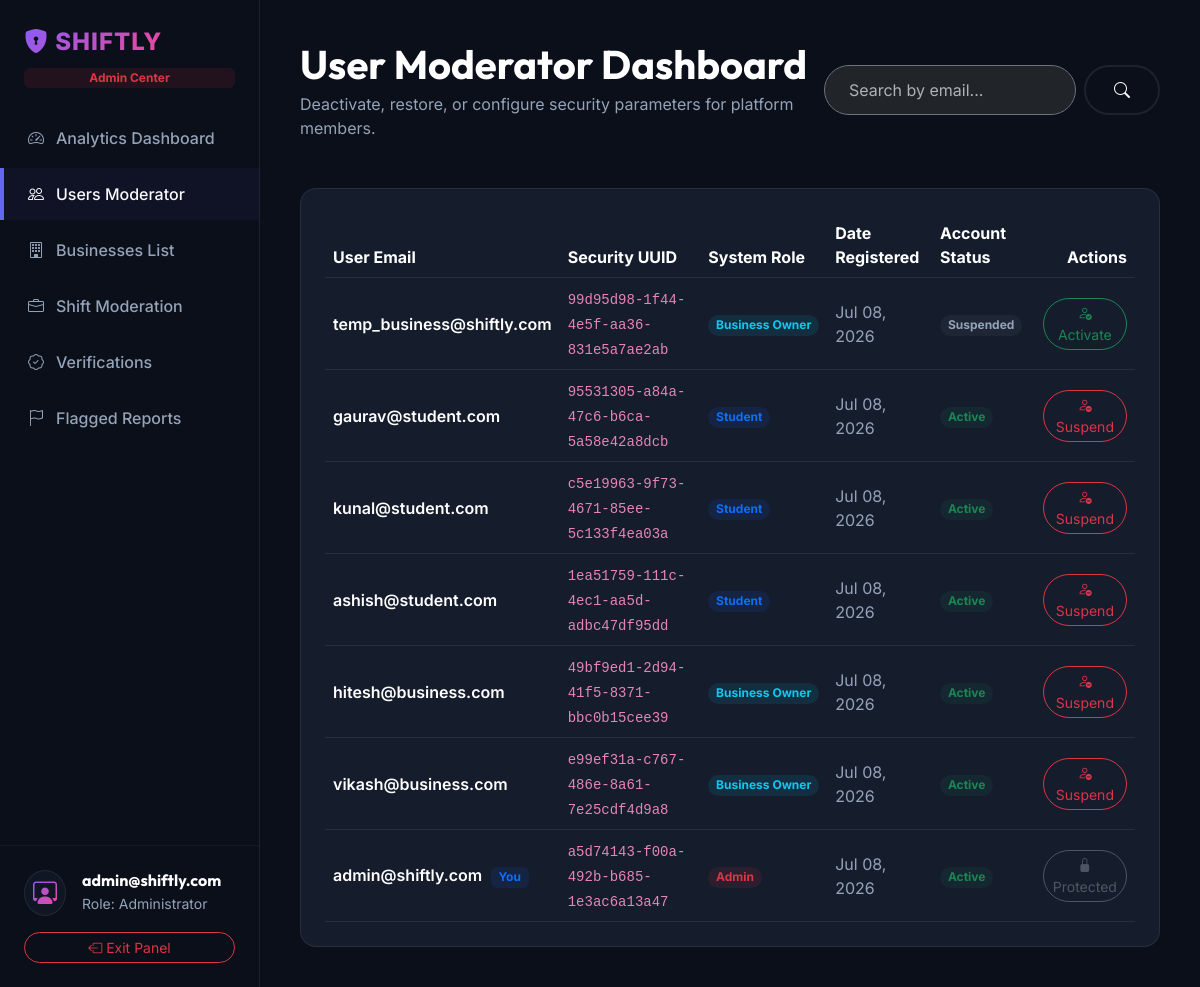
The page /api/v1/adminpanel/users/ (signed in) on the database its author committed.
### accounts/models.py (models this page shows, shortened)
class User(AbstractUser):
    class Role(models.TextChoices):
        STUDENT = 'student', _('Student')
        BUSINESS = 'business', _('Business Owner')
        ADMIN = 'admin', _('Admin')
    class AccountStatus(models.TextChoices):
        PENDING = 'pending', _('Pending Approval')
        APPROVED = 'approved', _('Approved')
        REJECTED = 'rejected', _('Rejected')
        SUSPENDED = 'suspended', _('Suspended')
    username = None
    email = models.EmailField(_('email address'), unique=True)
    role = models.CharField(max_length=20, choices=Role.choices, default=Role.STUDENT)
    status = models.CharField(max_length=20, choices=AccountStatus.choices, default=AccountStatus.APPROVED)
    uuid = models.UUIDField(default=uuid.uuid4, editable=False, unique=True)
    is_active = models.BooleanField(default=True)
    is_verified = models.BooleanField(default=True)
    approved_by = models.ForeignKey('self', null=True, blank=True, on_delete=models.SET_NULL, related_name='approved_users')
    approved_at = models.DateTimeField(null=True, blank=True)
    created_at = models.DateTimeField(auto_now_add=True)
    updated_at = models.DateTimeField(auto_now=True)
    mfa_secret = models.CharField(max_length=255, blank=True, null=True)
    USERNAME_FIELD = 'email'
    REQUIRED_FIELDS = []
    objects = CustomUserManager()

### adminpanel/views.py (the view)
# urls.py: path('users/', AdminUsersView.as_view(), name='admin_users'),
class AdminUsersView(AdminRequiredMixin, ListView):
    template_name = 'adminpanel/users.html'
    context_object_name = 'users'
    paginate_by = 25
    def get_queryset(self):
        queryset = User.objects.all().order_by('-date_joined')
        query = self.request.GET.get('q')
        if query:
            queryset = queryset.filter(Q(email__icontains=query) | Q(role__icontains=query))
        return queryset

### adminpanel/views.py (called while the page is built)
    def dispatch(self, request, *args, **kwargs):
        if not request.user.is_authenticated:
            return self.handle_no_permission()
        if request.user.role != 'admin':
            raise PermissionDenied("Only administrators can access this area.")
        return super().dispatch(request, *args, **kwargs)

### templates/adminpanel/users.html (shortened to what this page needs)
{% extends 'adminpanel/base.html' %}
{% block content %}
<div class="container-fluid p-0">
    <div class="d-flex justify-content-between align-items-center mb-5">
        <div>
            <h1 class="text-white mb-1">User Moderator Dashboard</h1>
            <p class="text-muted mb-0">Deactivate, restore, or configure security parameters for platform members.</p>
        </div>
        <form class="d-flex gap-2" method="GET" action="{% url 'admin_users' %}">
            <input type="text" name="q" class="form-control bg-dark border-secondary border-opacity-20 text-white rounded-pill px-4" placeholder="Search by email..." value="{{ request.GET.q|default:'' }}">
            <button class="btn btn-premium-outline rounded-pill" type="submit"><i class="bi bi-search"></i></button>
        </form>
    </div>
    <div class="dash-card p-4">
        {% if users %}
            <div class="table-responsive">
                <table class="table table-dark table-hover align-middle mb-0" style="--bs-table-bg: transparent; --bs-table-border-color: var(--dark-border);">
                    <thead>
                        <tr class="text-muted">
                            <th>User Email</th>
                            <th>Security UUID</th>
                            <th>System Role</th>
                            <th>Date Registered</th>
                            <th>Account Status</th>
                            <th class="text-end">Actions</th>
                        </tr>
                    </thead>
                    <tbody>
                        {% for user in users %}
                            <tr id="user-row-{{ user.id }}">
                                <td>
                                    <span class="fw-semibold text-white">{{ user.email }}</span>
                                    {% if user == request.user %}
                                        <span class="badge bg-primary bg-opacity-10 text-primary ms-1">You</span>
                                    {% endif %}
                                </td>
                                <td class="text-muted"><code>{{ user.uuid }}</code></td>
                                <td>
                                    <span class="badge
                                        {% if user.role == 'admin' %}bg-danger
                                        {% elif user.role == 'business' %}bg-info
                                        {% else %}bg-primary{% endif %}
                                        bg-opacity-10
                                        text-{% if user.role == 'admin' %}danger{% elif user.role == 'business' %}info{% else %}primary{% endif %}
                                        px-2.5 py-1.5 rounded-pill">
                                        {{ user.get_role_display }}
                                    </span>
                                </td>
                                <td class="text-muted">{{ user.date_joined|date:"M d, Y" }}</td>
                                <td id="user-status-{{ user.id }}">
                                    <span class="badge {% if user.is_active %}bg-success{% else %}bg-secondary{% endif %} bg-opacity-10 text-{% if user.is_active %}success{% else %}secondary{% endif %} px-2.5 py-1.5 rounded-pill">
                                        {% if user.is_active %}Active{% else %}Suspended{% endif %}
                                    </span>
                                </td>
                                <td class="text-end">
                                    {% if user != request.user %}
                                        <button class="btn btn-sm rounded-pill toggle-active-btn {% if user.is_active %}btn-outline-danger{% else %}btn-outline-success{% endif %}"
                                                data-id="{{ user.id }}"
                                                data-active="{{ user.is_active|yesno:'true,false' }}">
                                            {% if user.is_active %}
                                                <i class="bi bi-person-dash"></i> Suspend
                                            {% else %}
                                                <i class="bi bi-person-check"></i> Activate
                                            {% endif %}
                                        </button>
                                    {% else %}
                                        <button class="btn btn-sm btn-outline-secondary rounded-pill" disabled><i class="bi bi-lock-fill"></i> Protected</button>
                                    {% endif %}
                                </td>
                            </tr>
                        {% endfor %}
                    </tbody>
                </table>
            </div>
        {% else %}
            <div class="text-center py-5">
                <i class="bi bi-people-fill text-muted display-4"></i>
                <h5 class="text-white mt-3">No users found</h5>
                <p class="text-muted small mb-0">Search query returned 0 records.</p>
            </div>
        {% endif %}
    </div>
</div>
{% endblock %}

### templates/adminpanel/base.html (shortened to what this page needs)
<!DOCTYPE html>
<html lang="en" data-bs-theme="dark">
<head>
    <link href="https://cdn.jsdelivr.net/npm/bootstrap@5.3.3/dist/css/bootstrap.min.css" rel="stylesheet">
    <link rel="stylesheet" href="https://cdn.jsdelivr.net/npm/bootstrap-icons@1.11.3/font/bootstrap-icons.min.css">
    <link rel="stylesheet" href="/assets/css/main.css">
</head>
<body>
    <aside class="sidebar d-flex flex-column justify-content-between py-4">
        <div>
            <div class="px-4 mb-4">
                <a href="{% url 'admin_dashboard' %}" class="navbar-brand text-gradient-admin fs-4 fw-extrabold"><i class="bi bi-shield-lock-fill"></i> SHIFTLY</a>
                <span class="badge bg-danger bg-opacity-10 text-danger d-block mt-2 w-fit">Admin Center</span>
            </div>
            <nav class="d-flex flex-column gap-1">
                <a href="{% url 'admin_dashboard' %}" class="sidebar-link {% if request.resolver_match.url_name == 'admin_dashboard' %}active{% endif %}">
                    <i class="bi bi-speedometer2"></i> Analytics Dashboard
                </a>
                <a href="{% url 'admin_users' %}" class="sidebar-link {% if request.resolver_match.url_name == 'admin_users' %}active{% endif %}">
                    <i class="bi bi-people"></i> Users Moderator
                </a>
                <a href="{% url 'admin_businesses' %}" class="sidebar-link {% if request.resolver_match.url_name == 'admin_businesses' %}active{% endif %}">
                    <i class="bi bi-building"></i> Businesses List
                </a>
                <a href="{% url 'admin_jobs' %}" class="sidebar-link {% if request.resolver_match.url_name == 'admin_jobs' %}active{% endif %}">
                    <i class="bi bi-briefcase"></i> Shift Moderation
                </a>
                <a href="{% url 'admin_verifications' %}" class="sidebar-link {% if request.resolver_match.url_name == 'admin_verifications' %}active{% endif %}">
                    <i class="bi bi-patch-check"></i> Verifications
                </a>
                <a href="{% url 'admin_reports' %}" class="sidebar-link {% if request.resolver_match.url_name == 'admin_reports' %}active{% endif %}">
                    <i class="bi bi-flag"></i> Flagged Reports
                </a>
            </nav>
        </div>
        <div class="px-4 border-top border-secondary border-opacity-10 pt-4">
            <div class="d-flex align-items-center gap-3 mb-3">
                <div class="bg-glass rounded-circle p-1">
                    <i class="bi bi-person-workspace text-gradient-admin fs-4 px-1"></i>
                </div>
                <div>
                    <h6 class="mb-0 text-white">{{ request.user.email|slice:":18" }}</h6>
                    <small class="text-muted">Role: Administrator</small>
                </div>
            </div>
            <a href="{% url 'logout_page' %}" class="btn btn-outline-danger btn-sm w-100 rounded-pill"><i class="bi bi-box-arrow-left"></i> Exit Panel</a>
        </div>
    </aside>
    <main class="main-content">
        {% block content %}{% endblock %}
    </main>
</body>
</html>

### assets/css/main.css (style rules this page uses)
:root { --primary-gradient: linear-gradient(135deg, #FF4B2B 0%, #FF416C 100%); --secondary-gradient: linear-gradient(135deg, #6366F1 0%, #4F46E5 100%); --accent-gradient: linear-gradient(135deg, #10B981 0%, #059669 100%); --primary-color: #FF4655; --primary-coral: #FF416C; --secondary-indigo: #6366F1; --success-emerald: #10B981; --dark-bg: #0B0F19; --dark-card: #151C2C; --dark-border: rgba(255, 255, 255, 0.08); --dark-glow: rgba(255, 65, 108, 0.15); --text-light: #F8FAFC; --text-muted: #94A3B8; --white: #FFFFFF; --transition-smooth: all 0.4s cubic-bezier(0.4, 0, 0.2, 1); }
body { background-color: var(--dark-bg); color: var(--text-light); font-family: 'Inter', sans-serif; overflow-x: hidden; scroll-behavior: smooth; }
h1, h2, h3, h4, h5, h6, .display-font { font-family: 'Outfit', sans-serif; font-weight: 700; }
.bg-glass { background: rgba(21, 28, 44, 0.65); backdrop-filter: blur(16px); -webkit-backdrop-filter: blur(16px); border: 1px solid var(--dark-border); }
.btn-premium-outline { background: transparent; color: var(--text-light); border: 2px solid var(--dark-border); border-radius: 30px; padding: 11px 28px; font-weight: 600; transition: var(--transition-smooth); }
.navbar-brand { font-size: 1.6rem; font-weight: 800; letter-spacing: 1px; }
.text-muted { color: #94A3B8 !important; }
.text-secondary { color: #94A3B8 !important; }

### templates/adminpanel/base.html (style rules this page uses)
.sidebar { position: fixed; top: 0; bottom: 0; left: 0; width: 260px; background: #0b0f19; border-right: 1px solid var(--dark-border); z-index: 100; transition: var(--transition-smooth); }
.sidebar-link { color: var(--text-muted); text-decoration: none; padding: 14px 24px; display: flex; align-items: center; gap: 12px; font-weight: 500; transition: var(--transition-smooth); border-left: 4px solid transparent; }
.sidebar-link:hover, .sidebar-link.active { color: var(--text-light); background: rgba(99, 102, 241, 0.05); border-left-color: var(--secondary-indigo); }
.main-content { margin-left: 260px; padding: 40px; min-height: 100vh; }
.dash-card { background-color: var(--dark-card); border: 1px solid var(--dark-border); border-radius: 16px; transition: var(--transition-smooth); }
.text-gradient-admin { background: linear-gradient(135deg, #8B5CF6 0%, #EC4899 100%); -webkit-background-clip: text; -webkit-text-fill-color: transparent; }

### rows shown on the page
User: user.email "admin@shiftly.com", email "admin@shiftly.com", shows "You", uuid "a5d74143-f00a-492b-b685-1e3ac6a13a47", role "Admin", date_joined "Jul 08, 2026", is_active "Active", shows "Protected"
User: email "temp_business@shiftly.com", uuid "99d95d98-1f44-4e5f-aa36-831e5a7ae2ab", role "Business Owner", date_joined "Jul 08, 2026", is_active "Suspended"
User: email "gaurav@student.com", uuid "95531305-a84a-47c6-b6ca-5a58e42a8dcb", role "Student", date_joined "Jul 08, 2026", is_active "Active"
User: email "kunal@student.com", uuid "c5e19963-9f73-4671-85ee-5c133f4ea03a", role "Student", date_joined "Jul 08, 2026", is_active "Active"
User: email "ashish@student.com", uuid "1ea51759-111c-4ec1-aa5d-adbc47df95dd", role "Student", date_joined "Jul 08, 2026", is_active "Active"
User: email "hitesh@business.com", uuid "49bf9ed1-2d94-41f5-8371-bbc0b15cee39", role "Business Owner", date_joined "Jul 08, 2026", is_active "Active"
User: email "vikash@business.com", uuid "e99ef31a-c767-486e-8a61-7e25cdf4d9a8", role "Business Owner", date_joined "Jul 08, 2026", is_active "Active"
